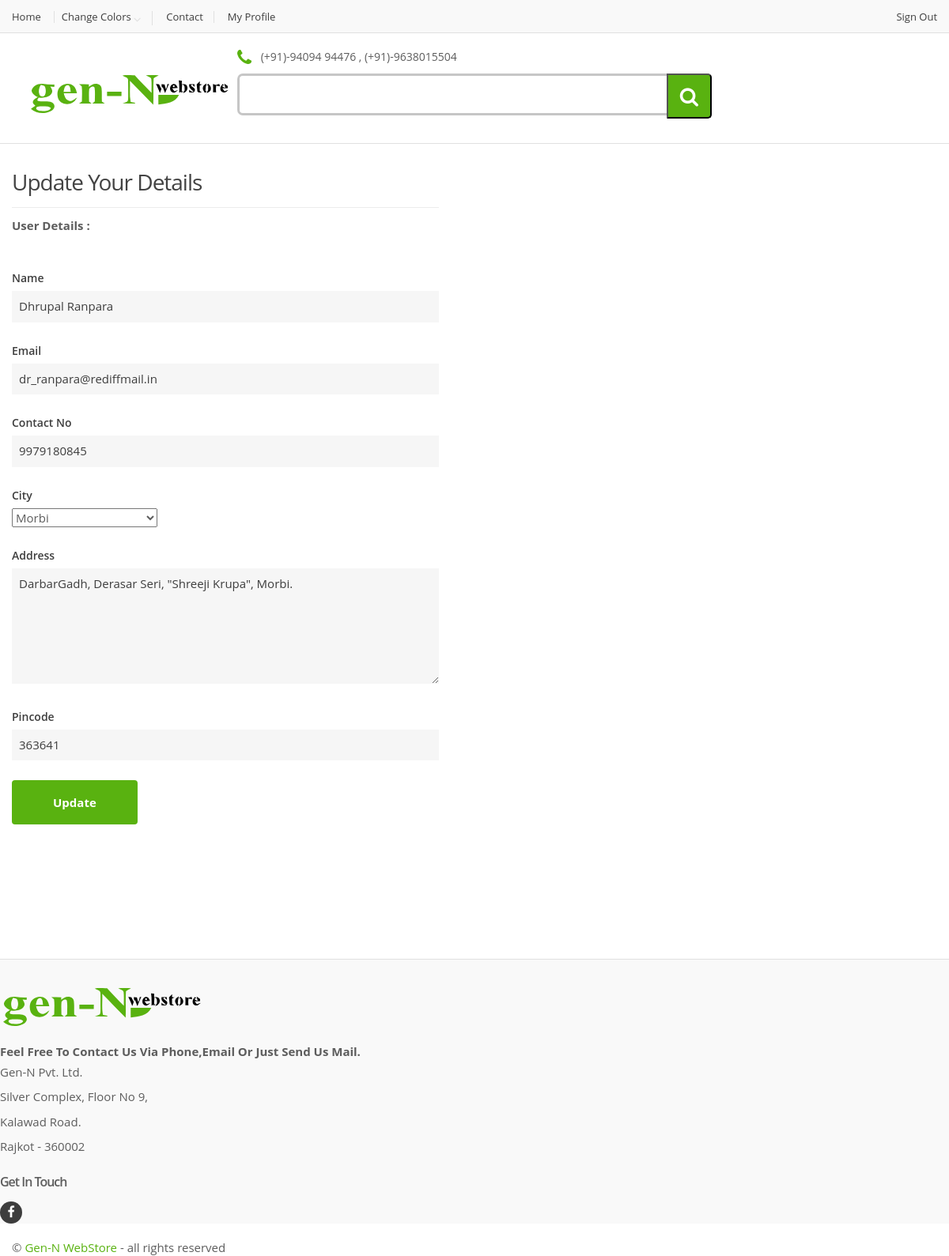
The page /userupdate.php (signed in) on the database its author committed.
### tables this page shows
CREATE TABLE IF NOT EXISTS `user` (
  `u_id` int(9) NOT NULL,
  `u_name` varchar(45) NOT NULL DEFAULT '',
  `u_username` varchar(45) NOT NULL DEFAULT '',
  `u_password` varchar(30) NOT NULL DEFAULT '',
  `u_email` varchar(50) NOT NULL DEFAULT '',
  `u_mno` bigint(10) NOT NULL DEFAULT '0',
  `u_city` varchar(30) NOT NULL DEFAULT '',
  `u_address` varchar(200) NOT NULL DEFAULT '',
  `u_pcode` int(6) NOT NULL DEFAULT '0'
);

### userupdate.php (the view, shortened to what this page needs)
<?php
	$u=$_SESSION['uid'];
	$rs=mysql_query("select * from user where u_id='$u'");
	$v=mysql_fetch_array($rs);
?>
<!DOCTYPE html>
<html lang="en">
<body>
	<div class="wrapper">
	<?php
	include_once("include/userh.php");
	?>
<main id="authentication" class="inner-bottom-md">
	<div class="container">
		<div class="row">
			<div class="col-md-6" >
				<section class="section sign-in inner-right-xs">
				<h2 class="bordered">Update Your Details</h2>
                            <label>User Details : </label>
					<form role="form" class="register-form cf-style-1" name="userform" id="userform" method="post" onSubmit="return chkUserEdit();">
						<div class="field-row">
                            <label>Name</label>
                            <input type="text" class="le-input" name="name" value='<?php echo $v['u_name']; ?>' >
                        </div>
						<div class="field-row">
                            <label>Email</label>
                            <input type="text" class="le-input" name="email" value='<?php echo $v['u_email'];?>'>
                        </div>
						<div class="field-row">
                            <label>Contact No</label>
                            <input type="text" class="le-input" name="contact" maxlength="10" value='<?php echo $v['u_mno'];?>'>
                        </div>
						<div class="field-row">
                            <label>City</label>
                            <select  name="city">
					<option value='<?php echo $v['u_city']; ?>' label='<?php echo $v['u_city'];?>' selected class="le-select"></option>';
									</select>
                        </div>
						<div class="field-row">
                            <label>Address</label>
                            <textarea class="le-input" rows="6" name="address" ><?php echo $v['u_address'];?></textarea>
                        </div>
						<div class="field-row">
                            <label>Pincode</label>
                            <input type="text" class="le-input" maxlength="6" name="pincode" value='<?php echo $v['u_pcode'];?>'>
                        </div>
                        <div class="buttons-holder">
                            <button type="submit" class="le-button huge" name="reguser">Update</button>
                        </div>
					</form>
				</section>
			</div>
		</div>
	</div>
</main>
	<?php
		include_once('include/footer.php');
	?>
</body>
</html>

### assets/css/green.css (style rules this page uses)
.le-button { background-color: #59b210; }
h2 { color: #59b210; }

### assets/css/blue.css (style rules this page uses)
.le-button { background-color: #3498db; }
h2 { color: #3498db; }

### assets/css/red.css (style rules this page uses)
.le-button { background-color: #e74c3c; }
h2 { color: #e74c3c; }

### assets/css/orange.css (style rules this page uses)
.le-button { background-color: #f27a24; }
h2 { color: #f27a24; }

### assets/css/navy.css (style rules this page uses)
.le-button { background-color: #34495e; }
h2 { color: #34495e; }

### assets/css/dark-green.css (style rules this page uses)
.le-button { background-color: #21b68e; }
h2 { color: #21b68e; }

### rows shown on the page
user: name "Dhrupal Ranpara", email "dr_ranpara@rediffmail.in", contact "9979180845", address "DarbarGadh, Derasar Seri, \"Shreeji Krupa\", Morbi.", pincode "363641"
